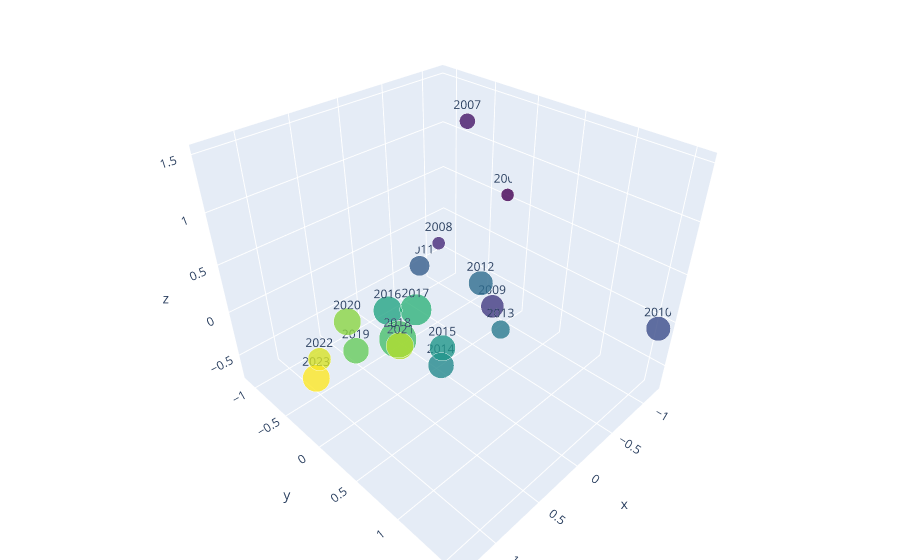

Notebook cell for this chart:
### Code cell
# rappresentazione dei vettori nello spazio
import numpy as np
from sklearn.decomposition import PCA
import plotly.graph_objs as go

# Supponendo che ft_vectors contenga gli embedding di "circular_economy" per ogni anno
vectors = np.array([word_vector['circular_economy'] for year, word_vector in ft_vectors.items()])
years = list(ft_vectors.keys())
n_documents = [len(papers) for year, papers in bigram_vocab.items()]

# Riduzione delle dimensioni a 3 componenti con PCA
pca = PCA(n_components=3)
reduced_vectors = pca.fit_transform(vectors)

# Visualizzazione interattiva con Plotly
fig = go.Figure(data=[go.Scatter3d(
    x=reduced_vectors[:, 0],
    y=reduced_vectors[:, 1],
    z=reduced_vectors[:, 2],
    mode='markers+text',
    marker=dict(
        size=n_documents,
        color=np.arange(len(reduced_vectors)),  # Usa anni o un altro colore scala
        colorscale='Viridis',  # Cambia a piacimento
        opacity=0.8
    ),
    text=years,
    textposition="top center"
)])

fig.update_layout(margin=dict(l=0, r=0, b=0, t=0))
fig.show()

### Figure 1 — Plotly figure (JSON) as saved in the notebook; plotly's stock layout.template omitted (floating-point values rounded to 4 significant figures)
{"data": [{"marker": {"color": [0, 1, 2, 3, 4, 5, 6, 7, 8, 9, 10, 11, 12, 13, 14, 15, 16, 17], "colorscale": [[0, "#440154"], [0.1111, "#482878"], [0.2222, "#3e4989"], [0.3333, "#31688e"], [0.4444, "#26828e"], [0.5556, "#1f9e89"], [0.6667, "#35b779"], [0.7778, "#6ece58"], [0.8889, "#b5de2b"], [1, "#fde725"]], "opacity": 0.8, "size": [9, 11, 9, 16, 17, 14, 17, 13, 18, 18, 20, 22, 26, 18, 19, 19, 16, 19]}, "mode": "markers+text", "text": ["2006", "2007", "2008", "2009", "2010", "2011", "2012", "2013", "2014", "2015", "2016", "2017", "2018", "2019", "2020", "2021", "2022", "2023"], "textposition": "top center", "type": "scatter3d", "x": [-1.195, -0.5451, -0.722, -0.842, -1.141, -0.8084, -0.7005, -0.4898, -0.006031, 0.3223, 0.3655, 0.2944, 0.584, 0.7937, 0.933, 0.5922, 1.268, 1.296], "y": [-0.2259, -0.1619, -0.7046, -0.05587, 1.573, -1.105, -0.09729, 0.3612, 0.05157, 0.4117, -0.2353, 0.05827, 0.1463, -0.165, -0.03968, 0.1819, 0.02572, -0.01927], "z": [0.5552, 1.509, 0.001247, -0.5186, -0.03987, -0.508, -0.1788, -0.3767, -0.7147, -0.07218, -0.008364, 0.1236, 0.0204, -0.1681, 0.3001, -0.02532, 0.1561, -0.05512]}], "layout": {"margin": {"b": 0, "l": 0, "r": 0, "t": 0}}}
